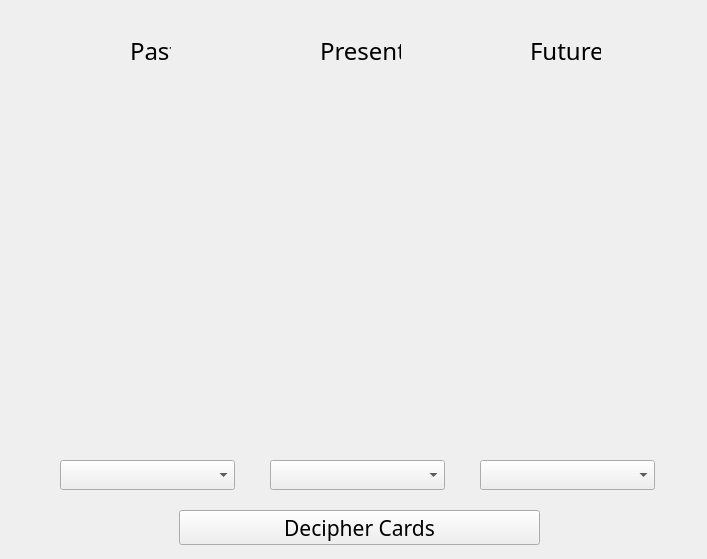
<?xml version="1.0" encoding="UTF-8"?>
<ui version="4.0">
 <class>UiThreeDecipher</class>
 <widget class="QWidget" name="UiThreeDecipher">
  <property name="geometry">
   <rect>
    <x>0</x>
    <y>0</y>
    <width>707</width>
    <height>559</height>
   </rect>
  </property>
  <property name="windowTitle">
   <string>Form</string>
  </property>
  <widget class="QLabel" name="pas_img">
   <property name="geometry">
    <rect>
     <x>60</x>
     <y>90</y>
     <width>175</width>
     <height>315</height>
    </rect>
   </property>
   <property name="autoFillBackground">
    <bool>true</bool>
   </property>
   <property name="text">
    <string/>
   </property>
  </widget>
  <widget class="QLabel" name="pre_img">
   <property name="geometry">
    <rect>
     <x>270</x>
     <y>90</y>
     <width>175</width>
     <height>315</height>
    </rect>
   </property>
   <property name="autoFillBackground">
    <bool>true</bool>
   </property>
   <property name="text">
    <string/>
   </property>
  </widget>
  <widget class="QLabel" name="fut_img">
   <property name="geometry">
    <rect>
     <x>480</x>
     <y>90</y>
     <width>175</width>
     <height>315</height>
    </rect>
   </property>
   <property name="autoFillBackground">
    <bool>true</bool>
   </property>
   <property name="text">
    <string/>
   </property>
  </widget>
  <widget class="QComboBox" name="pas_combo">
   <property name="geometry">
    <rect>
     <x>60</x>
     <y>460</y>
     <width>175</width>
     <height>30</height>
    </rect>
   </property>
   <property name="font">
    <font>
     <family>Adobe Hebrew</family>
     <pointsize>20</pointsize>
    </font>
   </property>
  </widget>
  <widget class="QComboBox" name="pre_combo">
   <property name="geometry">
    <rect>
     <x>270</x>
     <y>460</y>
     <width>175</width>
     <height>30</height>
    </rect>
   </property>
   <property name="font">
    <font>
     <family>Adobe Hebrew</family>
     <pointsize>20</pointsize>
    </font>
   </property>
  </widget>
  <widget class="QComboBox" name="fut_combo">
   <property name="geometry">
    <rect>
     <x>480</x>
     <y>460</y>
     <width>175</width>
     <height>30</height>
    </rect>
   </property>
   <property name="font">
    <font>
     <family>Adobe Hebrew</family>
     <pointsize>20</pointsize>
    </font>
   </property>
  </widget>
  <widget class="QLabel" name="pas_label">
   <property name="geometry">
    <rect>
     <x>130</x>
     <y>40</y>
     <width>41</width>
     <height>22</height>
    </rect>
   </property>
   <property name="font">
    <font>
     <family>Adobe Hebrew</family>
     <pointsize>18</pointsize>
    </font>
   </property>
   <property name="layoutDirection">
    <enum>Qt::LeftToRight</enum>
   </property>
   <property name="text">
    <string>Past</string>
   </property>
  </widget>
  <widget class="QLabel" name="pres_label">
   <property name="geometry">
    <rect>
     <x>320</x>
     <y>40</y>
     <width>81</width>
     <height>22</height>
    </rect>
   </property>
   <property name="font">
    <font>
     <family>Adobe Hebrew</family>
     <pointsize>18</pointsize>
    </font>
   </property>
   <property name="layoutDirection">
    <enum>Qt::LeftToRight</enum>
   </property>
   <property name="text">
    <string>Present</string>
   </property>
  </widget>
  <widget class="QLabel" name="fut_label">
   <property name="geometry">
    <rect>
     <x>530</x>
     <y>40</y>
     <width>71</width>
     <height>22</height>
    </rect>
   </property>
   <property name="font">
    <font>
     <family>Adobe Hebrew</family>
     <pointsize>18</pointsize>
    </font>
   </property>
   <property name="layoutDirection">
    <enum>Qt::LeftToRight</enum>
   </property>
   <property name="text">
    <string>Future</string>
   </property>
  </widget>
  <widget class="QPushButton" name="decipher_btn">
   <property name="geometry">
    <rect>
     <x>179</x>
     <y>510</y>
     <width>361</width>
     <height>35</height>
    </rect>
   </property>
   <property name="font">
    <font>
     <family>Adobe Hebrew</family>
     <pointsize>16</pointsize>
    </font>
   </property>
   <property name="text">
    <string>Decipher Cards</string>
   </property>
  </widget>
 </widget>
 <resources/>
 <connections/>
</ui>
